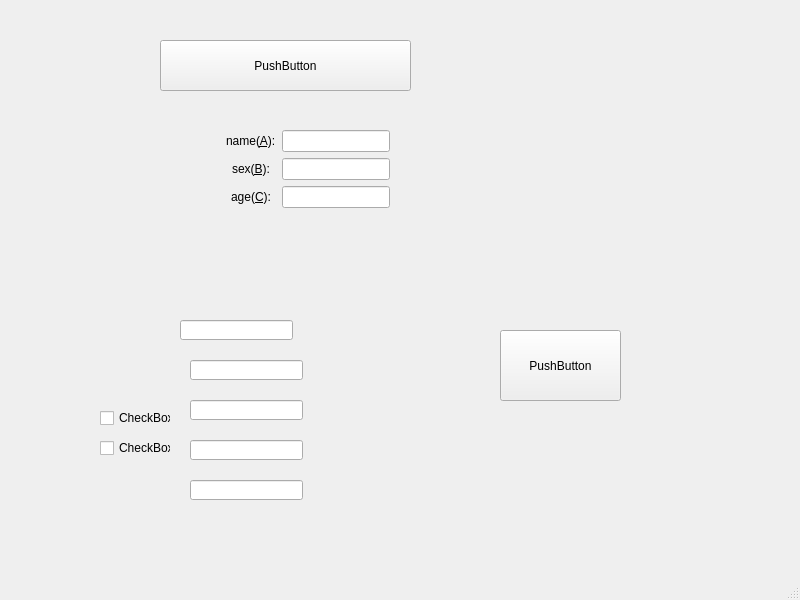
<?xml version="1.0" encoding="UTF-8"?>
<ui version="4.0">
 <class>MainWindow</class>
 <widget class="QMainWindow" name="MainWindow">
  <property name="geometry">
   <rect>
    <x>0</x>
    <y>0</y>
    <width>800</width>
    <height>600</height>
   </rect>
  </property>
  <property name="windowTitle">
   <string>MainWindow</string>
  </property>
  <widget class="QWidget" name="centralwidget">
   <widget class="QWidget" name="layoutWidget">
    <property name="geometry">
     <rect>
      <x>130</x>
      <y>130</y>
      <width>351</width>
      <height>128</height>
     </rect>
    </property>
    <layout class="QFormLayout" name="formLayout">
     <property name="fieldGrowthPolicy">
      <enum>QFormLayout::FieldsStayAtSizeHint</enum>
     </property>
     <property name="rowWrapPolicy">
      <enum>QFormLayout::DontWrapRows</enum>
     </property>
     <property name="labelAlignment">
      <set>Qt::AlignCenter</set>
     </property>
     <property name="formAlignment">
      <set>Qt::AlignHCenter|Qt::AlignTop</set>
     </property>
     <item row="0" column="0">
      <widget class="QLabel" name="label">
       <property name="text">
        <string>name(&amp;A):</string>
       </property>
       <property name="buddy">
        <cstring>lineEdit</cstring>
       </property>
      </widget>
     </item>
     <item row="0" column="1">
      <widget class="QLineEdit" name="lineEdit"/>
     </item>
     <item row="1" column="1">
      <widget class="QLineEdit" name="lineEdit_2"/>
     </item>
     <item row="1" column="0">
      <widget class="QLabel" name="label_2">
       <property name="text">
        <string>sex(&amp;B):</string>
       </property>
       <property name="buddy">
        <cstring>lineEdit_2</cstring>
       </property>
      </widget>
     </item>
     <item row="2" column="0">
      <widget class="QLabel" name="label_3">
       <property name="text">
        <string>age(&amp;C):</string>
       </property>
       <property name="buddy">
        <cstring>lineEdit_3</cstring>
       </property>
      </widget>
     </item>
     <item row="2" column="1">
      <widget class="QLineEdit" name="lineEdit_3"/>
     </item>
    </layout>
   </widget>
   <widget class="QLineEdit" name="lineEdit_4">
    <property name="geometry">
     <rect>
      <x>180</x>
      <y>320</y>
      <width>113</width>
      <height>20</height>
     </rect>
    </property>
   </widget>
   <widget class="QLineEdit" name="lineEdit_5">
    <property name="geometry">
     <rect>
      <x>190</x>
      <y>360</y>
      <width>113</width>
      <height>20</height>
     </rect>
    </property>
   </widget>
   <widget class="QLineEdit" name="lineEdit_6">
    <property name="geometry">
     <rect>
      <x>190</x>
      <y>400</y>
      <width>113</width>
      <height>20</height>
     </rect>
    </property>
   </widget>
   <widget class="QLineEdit" name="lineEdit_7">
    <property name="geometry">
     <rect>
      <x>190</x>
      <y>440</y>
      <width>113</width>
      <height>20</height>
     </rect>
    </property>
   </widget>
   <widget class="QLineEdit" name="lineEdit_8">
    <property name="geometry">
     <rect>
      <x>190</x>
      <y>480</y>
      <width>113</width>
      <height>20</height>
     </rect>
    </property>
   </widget>
   <widget class="QPushButton" name="pushButton">
    <property name="geometry">
     <rect>
      <x>160</x>
      <y>40</y>
      <width>251</width>
      <height>51</height>
     </rect>
    </property>
    <property name="text">
     <string>PushButton</string>
    </property>
   </widget>
   <widget class="QPushButton" name="pushButton_2">
    <property name="geometry">
     <rect>
      <x>500</x>
      <y>330</y>
      <width>121</width>
      <height>71</height>
     </rect>
    </property>
    <property name="text">
     <string>PushButton</string>
    </property>
   </widget>
   <widget class="QCheckBox" name="checkBox">
    <property name="geometry">
     <rect>
      <x>100</x>
      <y>410</y>
      <width>71</width>
      <height>16</height>
     </rect>
    </property>
    <property name="text">
     <string>CheckBox</string>
    </property>
   </widget>
   <widget class="QCheckBox" name="checkBox_2">
    <property name="geometry">
     <rect>
      <x>100</x>
      <y>440</y>
      <width>71</width>
      <height>16</height>
     </rect>
    </property>
    <property name="text">
     <string>CheckBox</string>
    </property>
   </widget>
  </widget>
  <widget class="QMenuBar" name="menubar">
   <property name="geometry">
    <rect>
     <x>0</x>
     <y>0</y>
     <width>800</width>
     <height>23</height>
    </rect>
   </property>
  </widget>
  <widget class="QStatusBar" name="statusbar"/>
 </widget>
 <resources/>
 <connections>
  <connection>
   <sender>checkBox_2</sender>
   <signal>toggled(bool)</signal>
   <receiver>lineEdit_7</receiver>
   <slot>setEnabled(bool)</slot>
   <hints>
    <hint type="sourcelabel">
     <x>141</x>
     <y>476</y>
    </hint>
    <hint type="destinationlabel">
     <x>220</x>
     <y>475</y>
    </hint>
   </hints>
  </connection>
  <connection>
   <sender>checkBox</sender>
   <signal>toggled(bool)</signal>
   <receiver>lineEdit_6</receiver>
   <slot>setVisible(bool)</slot>
   <hints>
    <hint type="sourcelabel">
     <x>163</x>
     <y>439</y>
    </hint>
    <hint type="destinationlabel">
     <x>201</x>
     <y>429</y>
    </hint>
   </hints>
  </connection>
 </connections>
</ui>
